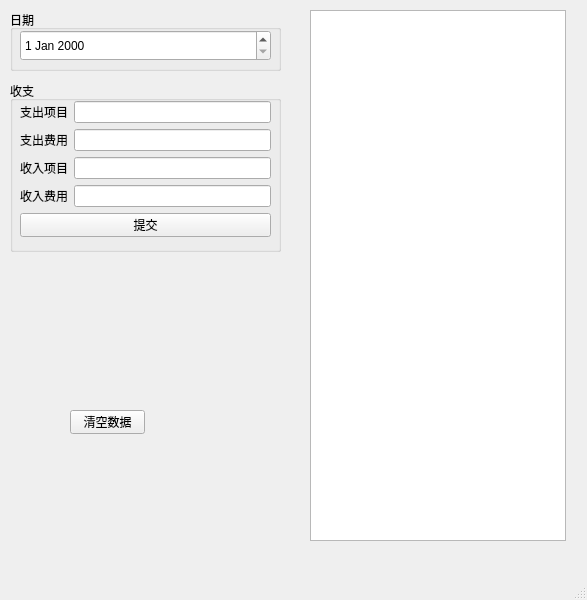
<?xml version="1.0" encoding="UTF-8"?>
<ui version="4.0">
 <class>MainWindow</class>
 <widget class="QMainWindow" name="MainWindow">
  <property name="geometry">
   <rect>
    <x>0</x>
    <y>0</y>
    <width>587</width>
    <height>600</height>
   </rect>
  </property>
  <property name="windowTitle">
   <string>MainWindow</string>
  </property>
  <widget class="QWidget" name="centralwidget">
   <widget class="QGroupBox" name="payBox">
    <property name="geometry">
     <rect>
      <x>10</x>
      <y>81</y>
      <width>271</width>
      <height>171</height>
     </rect>
    </property>
    <property name="title">
     <string>收支</string>
    </property>
    <widget class="QWidget" name="gridLayoutWidget">
     <property name="geometry">
      <rect>
       <x>10</x>
       <y>20</y>
       <width>251</width>
       <height>136</height>
      </rect>
     </property>
     <layout class="QGridLayout" name="gridLayout">
      <item row="1" column="1">
       <widget class="QLineEdit" name="payCnt"/>
      </item>
      <item row="0" column="0">
       <widget class="QLabel" name="payNameLabel">
        <property name="text">
         <string>支出项目</string>
        </property>
       </widget>
      </item>
      <item row="1" column="0">
       <widget class="QLabel" name="payCntLabel">
        <property name="text">
         <string>支出费用</string>
        </property>
       </widget>
      </item>
      <item row="0" column="1">
       <widget class="QLineEdit" name="payName"/>
      </item>
      <item row="2" column="0">
       <widget class="QLabel" name="incomeNameLabel">
        <property name="text">
         <string>收入项目</string>
        </property>
       </widget>
      </item>
      <item row="4" column="0" colspan="2">
       <widget class="QPushButton" name="commitBtn">
        <property name="text">
         <string>提交</string>
        </property>
       </widget>
      </item>
      <item row="3" column="0">
       <widget class="QLabel" name="incomeCntLabel">
        <property name="text">
         <string>收入费用</string>
        </property>
       </widget>
      </item>
      <item row="2" column="1">
       <widget class="QLineEdit" name="incomeName"/>
      </item>
      <item row="3" column="1">
       <widget class="QLineEdit" name="incomeCnt"/>
      </item>
     </layout>
    </widget>
   </widget>
   <widget class="QTreeView" name="treeView">
    <property name="geometry">
     <rect>
      <x>310</x>
      <y>10</y>
      <width>256</width>
      <height>531</height>
     </rect>
    </property>
   </widget>
   <widget class="QGroupBox" name="dateBox">
    <property name="geometry">
     <rect>
      <x>10</x>
      <y>10</y>
      <width>271</width>
      <height>61</height>
     </rect>
    </property>
    <property name="title">
     <string>日期</string>
    </property>
    <widget class="QDateEdit" name="TxDateEdit">
     <property name="geometry">
      <rect>
       <x>10</x>
       <y>20</y>
       <width>251</width>
       <height>31</height>
      </rect>
     </property>
    </widget>
   </widget>
   <widget class="QPushButton" name="clearBtn">
    <property name="geometry">
     <rect>
      <x>70</x>
      <y>410</y>
      <width>75</width>
      <height>24</height>
     </rect>
    </property>
    <property name="text">
     <string>清空数据</string>
    </property>
   </widget>
  </widget>
  <widget class="QMenuBar" name="menubar">
   <property name="geometry">
    <rect>
     <x>0</x>
     <y>0</y>
     <width>587</width>
     <height>22</height>
    </rect>
   </property>
  </widget>
  <widget class="QStatusBar" name="statusbar"/>
 </widget>
 <resources/>
 <connections/>
</ui>
